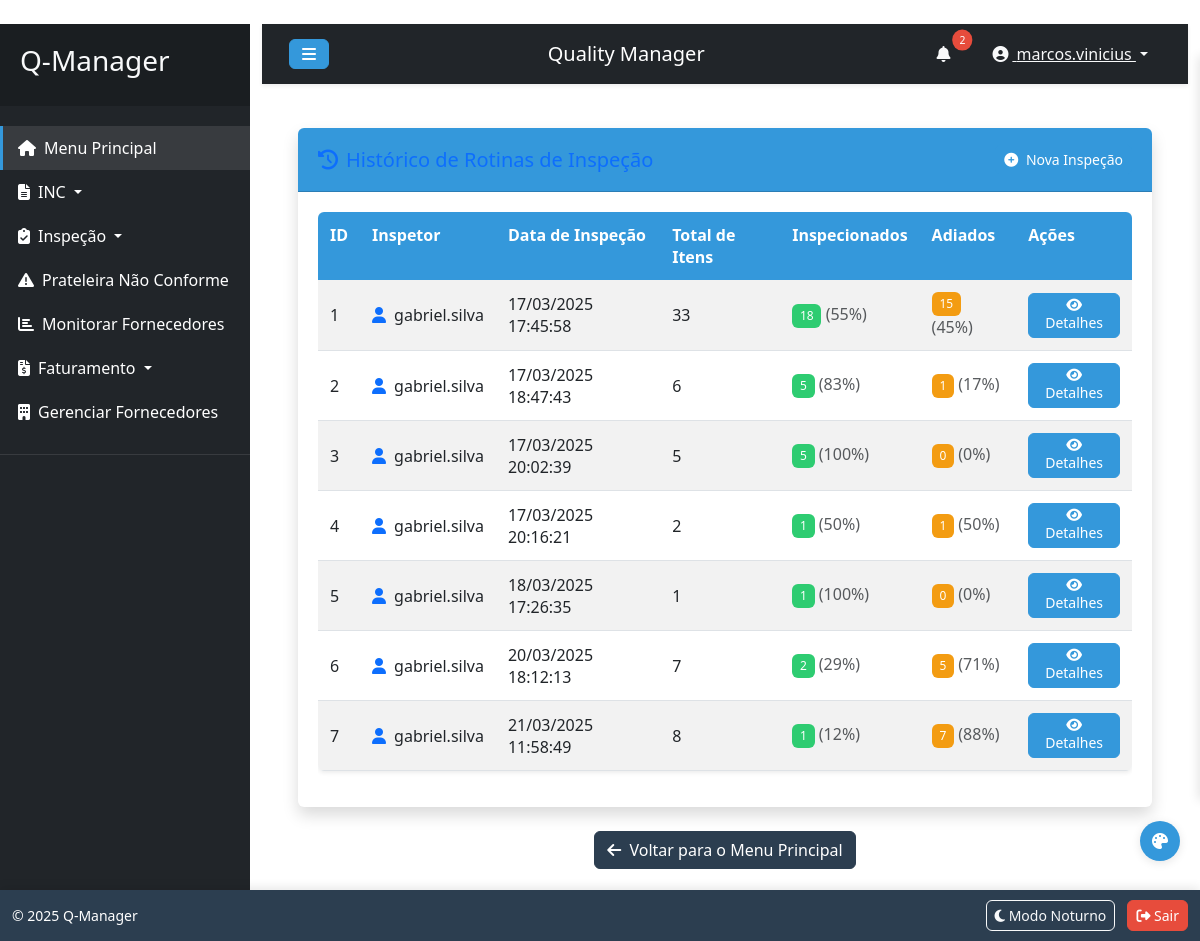
The app's page /inspecao/listar_rotinas (signed in) with its own data.
### models.py (models this page shows)
class User(UserMixin, db.Model):
    id = db.Column(db.Integer, primary_key=True)
    username = db.Column(db.String(80), unique=True, nullable=False)
    password = db.Column(db.String(256), nullable=False)
    email = db.Column(db.String(120), unique=True, nullable=True)  # Novo campo para email
    is_admin = db.Column(db.Boolean, default=False)
    is_representante = db.Column(db.Boolean, default=False)  # Novo campo para marcar se é representante
    permissions = db.Column(db.Text, default='{}')  # JSON para armazenar permissões
    created_at = db.Column(db.DateTime, default=datetime.utcnow)
    last_login = db.Column(db.DateTime, nullable=True)
    def has_permission(self, permission_name):
        if self.is_admin:  # Administradores têm todas as permissões
            return True
        try:
            perms = json.loads(self.permissions)
            return perms.get(permission_name, False)
        except:
            return False

class RotinaInspecao(db.Model):
    id = db.Column(db.Integer, primary_key=True)
    inspetor_id = db.Column(db.Integer, db.ForeignKey('user.id'), nullable=False)  # Relaciona com o usuário
    data_inspecao = db.Column(db.DateTime, default=datetime.utcnow)
    registros = db.Column(db.Text, nullable=False)  # JSON com os registros (itens inspecionados/adiados)
    inspetor = db.relationship('User', backref=db.backref('rotinas', lazy=True))

### inspecao_routes.py (the view)
@inspecao_bp.route('/listar_rotinas')
@login_required
def listar_rotinas_inspecao():
    if not current_user.is_admin and not current_user.has_permission('rotina_inspecao'):
        flash('Você não tem permissão para acessar esta funcionalidade.', 'danger')
        return redirect(url_for('main_menu'))
    rotinas = RotinaInspecao.query.all()
    for rotina in rotinas:
        rotina.registros_python = json.loads(rotina.registros)
    log_user_activity(
        user_id=current_user.id,
        action="view",
        entity_type="rotinas_inspecao",
        details={
            "count": len(rotinas)
        }
    )
    return render_template('listar_rotinas_inspecao.html', rotinas=rotinas)

### app.py (called while the page is built)
@login_manager.user_loader
def load_user(user_id):
    return User.query.get(int(user_id))

@app.context_processor
def inject_settings():
    from models import LayoutSetting
    settings = {s.element: s for s in LayoutSetting.query.all()}
    return dict(settings=settings, config=app.config)

### utils.py (called while the page is built)
def log_user_activity(user_id, action, entity_type, entity_id=None, details=None):
    from models import UserActivityLog, db
    try:
        ip_address = request.remote_addr
        details_json = None
        if details:
            details_json = json.dumps(details, ensure_ascii=False)
        log_entry = UserActivityLog(
            user_id=user_id,
            action=action,
            entity_type=entity_type,
            entity_id=entity_id,
            details=details_json,
            ip_address=ip_address
        )
        db.session.add(log_entry)
        db.session.commit()
    except Exception as e:
        current_app.logger.error(f"Erro ao registrar atividade do usuário: {str(e)}")
        db.session.rollback()

### templates/listar_rotinas_inspecao.html (shortened to what this page needs)
{% extends "base.html" %}
{% block content %}
<div class="container-fluid">
    <div class="card shadow mb-4">
        <div class="card-header py-3 d-flex justify-content-between align-items-center">
            <h5 class="m-0 font-weight-bold text-primary">
                <i class="fas fa-history me-2"></i>Histórico de Rotinas de Inspeção
            </h5>
            <div>
                <a href="{{ url_for('inspecao.rotina_inspecao') }}" class="btn btn-sm btn-primary">
                    <i class="fas fa-plus-circle me-1"></i> Nova Inspeção
                </a>
            </div>
        </div>
        <div class="card-body">
            {% if rotinas %}
            <div class="table-responsive">
                <table class="table table-striped table-hover" id="dataTable">
                    <thead class="table-light">
                        <tr>
                            <th>ID</th>
                            <th>Inspetor</th>
                            <th>Data de Inspeção</th>
                            <th>Total de Itens</th>
                            <th>Inspecionados</th>
                            <th>Adiados</th>
                            <th>Ações</th>
                        </tr>
                    </thead>
                    <tbody>
                        {% for rotina in rotinas %}
                        <tr>
                            <td>{{ rotina.id }}</td>
                            <td>
                                <div class="d-flex align-items-center">
                                    <i class="fas fa-user me-2 text-primary"></i>
                                    {{ rotina.inspetor.username }}
                                </div>
                            </td>
                            <td>{{ rotina.data_inspecao.strftime('%d/%m/%Y %H:%M:%S') }}</td>
                            {% set registros = rotina.registros_python %}
                            {% set total = registros|length %}
                            {% set inspecionados = registros|selectattr('inspecionado', 'eq', true)|list|length %}
                            {% set adiados = registros|selectattr('adiado', 'eq', true)|list|length %}
                            <td>{{ total }}</td>
                            <td>
                                <span class="badge bg-success">{{ inspecionados }}</span>
                                <span class="text-muted">({{ (inspecionados / total * 100)|round|int }}%)</span>
                            </td>
                            <td>
                                <span class="badge bg-warning">{{ adiados }}</span>
                                <span class="text-muted">({{ (adiados / total * 100)|round|int }}%)</span>
                            </td>
                            <td>
                                <button type="button" class="btn btn-info btn-sm" data-bs-toggle="modal" data-bs-target="#detailModal{{ rotina.id }}">
                                    <i class="fas fa-eye"></i> Detalhes
                                </button>
                            </td>
                        </tr>
                        {% endfor %}
                    </tbody>
                </table>
            </div>
            {% endif %}
        </div>
    </div>
    <div class="text-center mb-4">
        <a href="{{ url_for('main_menu') }}" class="btn btn-secondary">
            <i class="fas fa-arrow-left me-1"></i> Voltar para o Menu Principal
        </a>
    </div>
</div>
{% endblock %}
{% block scripts %}
        </body>
        </html>
{% endblock %}

### templates/base.html (shortened to what this page needs)
﻿<!DOCTYPE html>
<html lang="pt-br">
<head>
    <link href="https://cdn.jsdelivr.net/npm/bootstrap@5.3.0/dist/css/bootstrap.min.css" rel="stylesheet">
    <link rel="stylesheet" href="https://cdnjs.cloudflare.com/ajax/libs/font-awesome/6.4.0/css/all.min.css">
    <link rel="stylesheet" href="{{ url_for('static', filename='css/style.css') }}">
</head>
<body>
    <div class="wrapper">
        {% if current_user.is_authenticated %}
        <nav id="sidebar" class="bg-dark">
            <div class="sidebar-header">
                <h3 class="text-light">Q-Manager</h3>
            </div>
            <ul class="list-unstyled components">
                <li class="active">
                    <a href="{{ url_for('main_menu') }}"><i class="fas fa-home me-2"></i>Menu Principal</a>
                </li>
                <li>
                    <a href="#incSubmenu" data-bs-toggle="collapse" aria-expanded="false" class="dropdown-toggle">
                        <i class="fas fa-file-alt me-2"></i>INC
                    </a>
                </li>
                {% if current_user.is_admin or current_user.has_permission('rotina_inspecao') %}
                <li>
                    <a href="#inspecaoSubmenu" data-bs-toggle="collapse" aria-expanded="false" class="dropdown-toggle">
                        <i class="fas fa-clipboard-check me-2"></i>Inspeção
                    </a>
                </li>
                {% endif %}
                {% if current_user.is_admin or current_user.has_permission('prateleira') %}
                <li>
                    <a href="{{ url_for('prateleira.listar_prateleira_nao_conforme') }}">
                        <i class="fas fa-exclamation-triangle me-2"></i>Prateleira Não Conforme
                    </a>
                </li>
                {% endif %}
                {% if current_user.is_admin or current_user.has_permission('fornecedores') %}
                <li>
                    <a href="{{ url_for('inc.monitorar_fornecedores') }}">
                        <i class="fas fa-chart-bar me-2"></i>Monitorar Fornecedores
                    </a>
                </li>
                {% endif %}
                {% if current_user.is_admin or current_user.has_permission('faturamento') %}
                <li>
                    <a href="#faturamentoSubmenu" data-bs-toggle="collapse" aria-expanded="false" class="dropdown-toggle">
                        <i class="fas fa-file-invoice-dollar me-2"></i>Faturamento
                    </a>
                </li>
                {% endif %}
                <li>
                    <a href="{{ url_for('fornecedor.gerenciar_fornecedores') }}">
                        <i class="fas fa-building me-2"></i>Gerenciar Fornecedores
                    </a>
                </li>
            </ul>
        </nav>
        {% endif %}
        <div id="content" class="container-fluid">
            {% if current_user.is_authenticated %}
            <nav class="navbar navbar-expand-lg navbar-dark bg-dark">
                <div class="container-fluid">
                    <button type="button" id="sidebarCollapse" class="btn btn-info">
                        <i class="fas fa-bars"></i>
                    </button>
                    <span class="navbar-brand ms-3">Quality Manager</span>
                    <div class="d-flex align-items-center">
                        <div class="notification-bell me-3">
                            <button class="btn btn-link position-relative" id="notificationButton">
                                <i class="fas fa-bell text-light"></i>
                                <span class="notification-badge position-absolute top-0 start-100 translate-middle badge rounded-pill bg-danger" style="display:none;">
                                </span>
                            </button>
                        </div>
                        <div class="dropdown">
                            <button class="btn btn-link dropdown-toggle text-light" type="button" id="userDropdown" data-bs-toggle="dropdown" aria-expanded="false">
                                <i class="fas fa-user-circle me-1"></i> {{ current_user.username }}
                            </button>
                        </div>
                    </div>
                </div>
            </nav>
            {% endif %}
            <div class="content-body p-4">
                {% block content %}{% endblock %}
            </div>
        </div>
    </div>
    <div class="theme-selector">
        <button class="theme-toggle" id="theme-toggle">
            <i class="fas fa-palette"></i>
        </button>
    </div>
    {% if current_user.is_authenticated %}
    <footer class="footer">
        <div class="container-fluid">
            <div class="row">
                <div class="col-12 d-flex justify-content-between align-items-center">
                    <div class="footer-copyright text-white">
                        <small>&copy; 2025 Q-Manager</small>
                    </div>
                    <div>
                        <button id="toggleNightMode" class="btn btn-sm btn-outline-light me-2">
                            <i class="fas fa-moon"></i> Modo Noturno
                        </button>
                        <a href="{{ url_for('auth.logout') }}" class="btn btn-sm btn-danger">
                            <i class="fas fa-sign-out-alt"></i> Sair
                        </a>
                    </div>
                </div>
            </div>
        </div>
    </footer>
    {% endif %}
    <div id="toast-container" class="position-fixed bottom-0 end-0 p-3" style="z-index: 1100;"></div>
    {% block scripts %}{% endblock %}
</body>
</html>

### records on screen
User: username "marcos.vinicius"
RotinaInspecao: id "1", inspetor.username "gabriel.silva", data_inspecao "17/03/2025 17:45:58", total "33", inspecionados "18", value "55", adiados "15", value "45"
RotinaInspecao: id "2", inspetor.username "gabriel.silva", data_inspecao "17/03/2025 18:47:43", total "6", inspecionados "5", value "83", adiados "1", value "17"
RotinaInspecao: id "3", inspetor.username "gabriel.silva", data_inspecao "17/03/2025 20:02:39", total "5", inspecionados "5", value "100", adiados "0", value "0"
RotinaInspecao: id "4", inspetor.username "gabriel.silva", data_inspecao "17/03/2025 20:16:21", inspetor "2", inspecionados "1", value "50", adiados "1"
RotinaInspecao: id "5", inspetor.username "gabriel.silva", data_inspecao "18/03/2025 17:26:35", total "1", inspecionados "1", value "100", adiados "0", value "0"
RotinaInspecao: id "6", inspetor.username "gabriel.silva", data_inspecao "20/03/2025 18:12:13", total "7", inspetor "2", value "29", adiados "5", value "71"
RotinaInspecao: id "7", inspetor.username "gabriel.silva", data_inspecao "21/03/2025 11:58:49", total "8", inspecionados "1", value "12", value "88"
